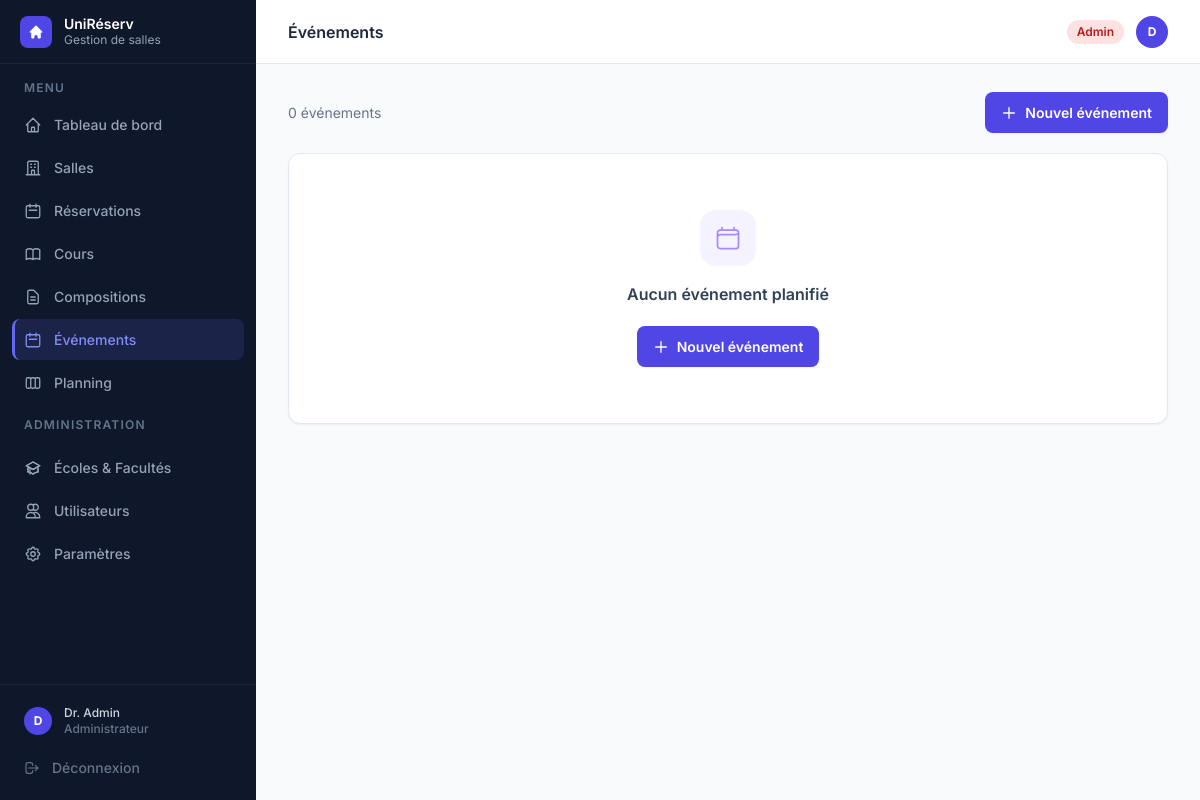
Page /evenements (signed in) on the earlier database version.
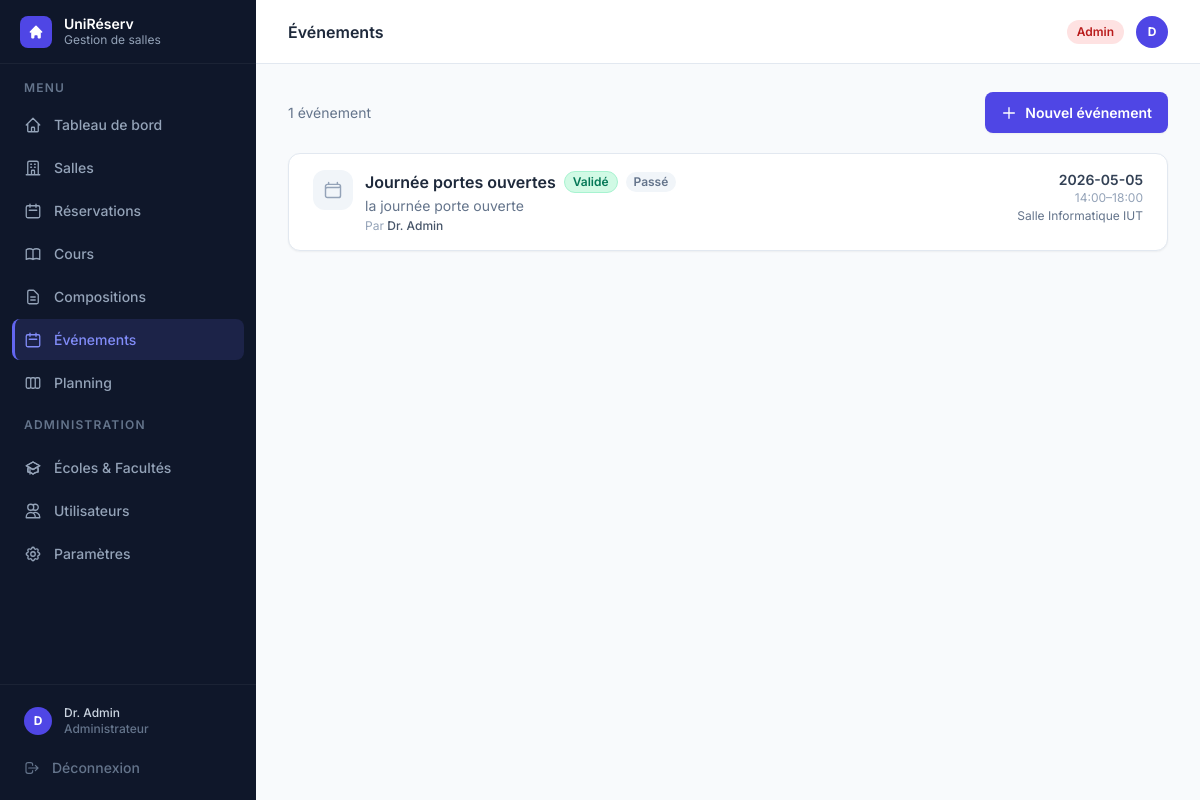
Same page on the later database version.
### tables this page shows
CREATE TABLE utilisateurs (
            id               INTEGER PRIMARY KEY,
            nom              TEXT    NOT NULL,
            email            TEXT    NOT NULL UNIQUE,
            login            TEXT    NOT NULL UNIQUE,
            mot_de_passe     TEXT    NOT NULL,
            role             TEXT    NOT NULL,
            date_inscription TEXT    NOT NULL,
            matricule        TEXT,
            classe           TEXT,
            matiere          TEXT
        , ecole_id INTEGER, unite_formation_id INTEGER);

CREATE TABLE evenements (
            id           INTEGER PRIMARY KEY AUTOINCREMENT,
            titre        TEXT    NOT NULL,
            description  TEXT    NOT NULL DEFAULT '',
            salle_id     INTEGER NOT NULL,
            date_debut   TEXT    NOT NULL,
            date_fin     TEXT    NOT NULL,
            heure_debut  TEXT    NOT NULL,
            heure_fin    TEXT    NOT NULL,
            statut       TEXT    NOT NULL DEFAULT 'en_attente',
            motif_refus  TEXT    NOT NULL DEFAULT '',
            created_by   INTEGER NOT NULL,
            validated_by INTEGER,
            created_at   TEXT    NOT NULL
        , public_cible_type TEXT NOT NULL DEFAULT 'universite', public_cible_id INTEGER, public_cible_ids TEXT NOT NULL DEFAULT '[]');

CREATE TABLE salles (
            id          INTEGER PRIMARY KEY,
            nom         TEXT    NOT NULL UNIQUE,
            capacite    INTEGER NOT NULL,
            equipements TEXT    NOT NULL DEFAULT '[]',
            disponible  INTEGER NOT NULL DEFAULT 1
        );

### gestion de salle/app.py (the view)
@app.route("/evenements")
@login_required
def evenements_liste():
    if not peut_gerer_reservations():
        flash("Accès non autorisé.", "error")
        return redirect(url_for("dashboard"))
    bd, utilisateurs, salles_dict, _ = get_data()
    tous  = bd.charger_tous_evenements()
    en_attente = [e for e in tous if e["statut"] == "en_attente"]
    return render_template(
        "evenements.html", active="evenements",
        evenements=tous,
        nb_en_attente=len(en_attente),
        utilisateurs=utilisateurs,
        salles_dict=salles_dict,
        today=date.today().isoformat(),
        role=session.get("user_role"),
    )

### gestion de salle/app.py (called while the page is built)
def get_bd():
    return BaseDonneesSQLite()

@app.context_processor
def inject_format_classe():
    return dict(format_classe=_format_classe)

def get_data():
    bd   = get_bd()
    tout = bd.charger_tout()
    maintenant = datetime.now()
    for r in tout["reservations"]:
        if r.statut in (StatutReservation.CONFIRMEE, StatutReservation.EN_ATTENTE):
            if datetime.combine(r.date, r.heure_fin) < maintenant:
                r._Reservation__statut = StatutReservation.TERMINEE
                bd.sauvegarder_reservation(r)
    return (
        bd,
        {u.id: u for u in tout["utilisateurs"]},
        {s.id: s for s in tout["salles"]},
        tout["reservations"],
    )

def login_required(f):
    @wraps(f)
    def decorated(*args, **kwargs):
        if "user_id" not in session:
            return redirect(url_for("login"))
        return f(*args, **kwargs)
    return decorated

def peut_gerer_reservations():
    return session.get("user_role") in ("admin", "responsable")

### gestion de salle/models/reservation.py (called while the page is built)
    @property
    def id(self) -> int:
        return self.__id

    @id.setter
    def id(self, valeur: int):
        self.__id = valeur

    @property
    def date(self) -> date:
        return self.__date

### gestion de salle/templates/evenements.html (shortened to what this page needs)
{% extends "base.html" %}
{% block heading %}Événements{% endblock %}
{% block content %}
<div class="flex items-center justify-between mb-5">
  <div class="flex items-center gap-3">
    <p class="text-sm text-slate-500">{{ evenements|length }} événement{{ 's' if evenements|length != 1 else '' }}</p>
  </div>
  <a href="{{ url_for('evenements_nouveau') }}" class="btn-primary">
    <svg class="w-4 h-4" fill="none" stroke="currentColor" stroke-width="2" viewBox="0 0 24 24"><path stroke-linecap="round" stroke-linejoin="round" d="M12 4v16m8-8H4"/></svg>
    Nouvel événement
  </a>
</div>
{% if not evenements %}
<div class="bg-white rounded-xl border border-slate-200 shadow-sm px-8 py-14 text-center">
  <div class="w-14 h-14 rounded-2xl bg-violet-50 flex items-center justify-center mx-auto mb-4">
  </div>
  <p class="text-slate-700 font-semibold mb-1">Aucun événement planifié</p>
  <a href="{{ url_for('evenements_nouveau') }}" class="btn-primary inline-flex mt-4">
    <svg class="w-4 h-4" fill="none" stroke="currentColor" stroke-width="2" viewBox="0 0 24 24"><path stroke-linecap="round" stroke-linejoin="round" d="M12 4v16m8-8H4"/></svg>
    Nouvel événement
  </a>
</div>
{% endif %}
<div class="space-y-3">
{% for evt in evenements %}
  {% set salle = salles_dict.get(evt.salle_id) %}
  {% set createur = utilisateurs.get(evt.created_by) %}
  {% set passe = evt.date_fin < today %}
  <div class="bg-white rounded-xl border border-slate-200 shadow-sm overflow-hidden">
    <div class="px-6 py-4 flex flex-wrap items-start justify-between gap-3">
      <div class="flex items-start gap-3 min-w-0">
        <div class="w-10 h-10 rounded-xl flex items-center justify-center shrink-0
          {% if evt.statut == 'valide' and not passe %}bg-violet-100
          {% elif passe %}bg-slate-100
          {% else %}bg-amber-50{% endif %}">
          <svg class="w-5 h-5
            {% if evt.statut == 'valide' and not passe %}text-violet-600
            {% elif passe %}text-slate-400
            {% else %}text-amber-500{% endif %}"
            fill="none" stroke="currentColor" stroke-width="1.75" viewBox="0 0 24 24">
            <path stroke-linecap="round" stroke-linejoin="round" d="M6.75 3v2.25M17.25 3v2.25M3 18.75V7.5a2.25 2.25 0 012.25-2.25h13.5A2.25 2.25 0 0121 7.5v11.25m-18 0A2.25 2.25 0 005.25 21h13.5A2.25 2.25 0 0021 18.75m-18 0v-7.5A2.25 2.25 0 015.25 9h13.5A2.25 2.25 0 0121 9v7.5"/>
          </svg>
        </div>
        <div class="min-w-0">
          <div class="flex flex-wrap items-center gap-2 mb-0.5">
            <span class="text-base font-semibold text-slate-800">{{ evt.titre }}</span>
            {% if evt.statut == 'en_attente' %}
            <span class="px-2 py-0.5 rounded-full text-xs font-semibold bg-amber-100 text-amber-700 border border-amber-200">En attente</span>
            {% elif evt.statut == 'valide' %}
            <span class="px-2 py-0.5 rounded-full text-xs font-semibold bg-emerald-100 text-emerald-700 border border-emerald-200">Validé</span>
            {% elif evt.statut == 'refuse' %}
            <span class="px-2 py-0.5 rounded-full text-xs font-semibold bg-red-100 text-red-700 border border-red-200">Refusé</span>
            {% endif %}
            {% if passe %}
            <span class="px-2 py-0.5 rounded-full text-xs font-semibold bg-slate-100 text-slate-500">Passé</span>
            {% endif %}
          </div>
          <p class="text-sm text-slate-500 line-clamp-1">{{ evt.description }}</p>
          {% if createur %}
          <p class="text-xs text-slate-400 mt-0.5">Par <span class="font-medium text-slate-600">{{ createur.nom }}</span></p>
          {% endif %}
        </div>
      </div>
      <div class="text-right shrink-0">
        <p class="text-sm font-semibold text-slate-700">{{ evt.date_debut }}{% if evt.date_debut != evt.date_fin %} → {{ evt.date_fin }}{% endif %}</p>
        <p class="text-xs text-slate-400">{{ evt.heure_debut }}–{{ evt.heure_fin }}</p>
        <p class="text-xs text-slate-500 mt-0.5">{{ salle.nom if salle else '—' }}</p>
      </div>
    </div>
  </div>
{% endfor %}
</div>
{% endblock %}

### gestion de salle/templates/base.html (shortened to what the changed rows need)
<!DOCTYPE html>
<html lang="fr" class="h-full">
<head>
  <script src="https://cdn.tailwindcss.com"></script>
</head>
<body class="h-full bg-slate-50 flex" style="font-family:'Inter',sans-serif">
  <aside class="w-64 bg-slate-900 flex flex-col fixed inset-y-0 left-0 z-30" style="background:linear-gradient(180deg,#0f172a 0%,#0f172a 100%)">
    <div class="border-t border-white/5 p-3 space-y-0.5">
      <a href="{{ url_for('profil') }}" class="nav-item {% if active=='profil' %}nav-item-active{% else %}nav-item-inactive{% endif %} !py-2">
        <div class="flex-1 min-w-0">
          <p class="text-slate-300 text-xs font-medium truncate">{{ session.user_nom }}</p>
          <p class="text-slate-500 text-xs truncate">
            {% if session.user_role == 'admin' %}Administrateur
            {% elif session.user_role == 'responsable' %}Responsable
            {% elif session.user_role == 'enseignant' %}Enseignant
            {% else %}Étudiant{% endif %}
          </p>
        </div>
      </a>
    </div>
  </aside>
  <div class="ml-64 flex-1 flex flex-col min-h-screen">
    <header class="h-16 bg-white border-b border-slate-200 flex items-center justify-between px-8 sticky top-0 z-20">
      <h1 class="text-slate-800 font-semibold text-base">{% block heading %}{% endblock %}</h1>
        {% set role = session.user_role %}
    </header>
    <main class="flex-1 px-8 py-7">
      {% block content %}{% endblock %}
    </main>
  </div>
</body>
</html>

Differences in the rows shown:
added evenements: titre "Journée portes ouvertes", statut "Validé", description "la journée porte ouverte", {{ createur.nom }} "Dr. Admin", date_debut "2026-05-05", heure_debut "14:00", heure_fin "18:00"
now on this page (row unchanged): salles: nom "Salle Informatique IUT"
Other differences:
{{ evenements|length }}: "0" → "1"
{{ 's' if evenements|length != 1 else '' }}: "s" → (not shown)
text no longer shown: "Aucun événement planifié Nouvel événement"
